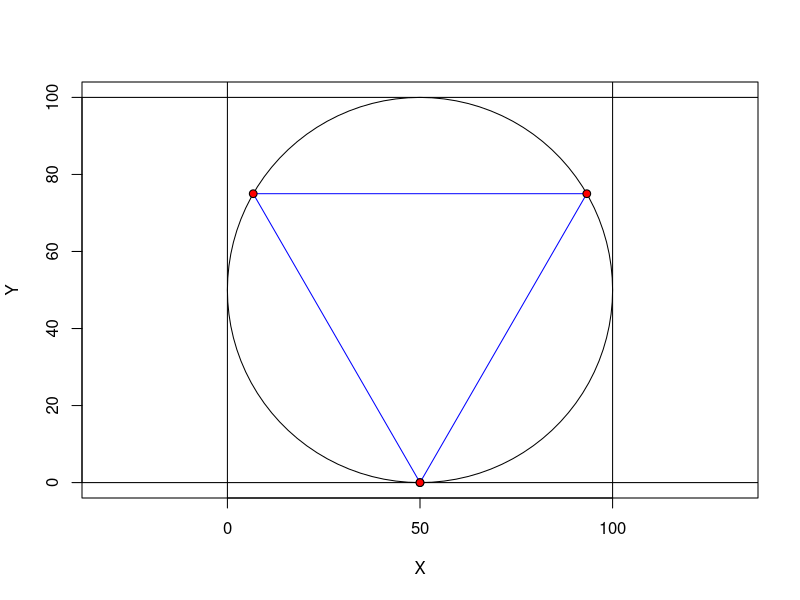
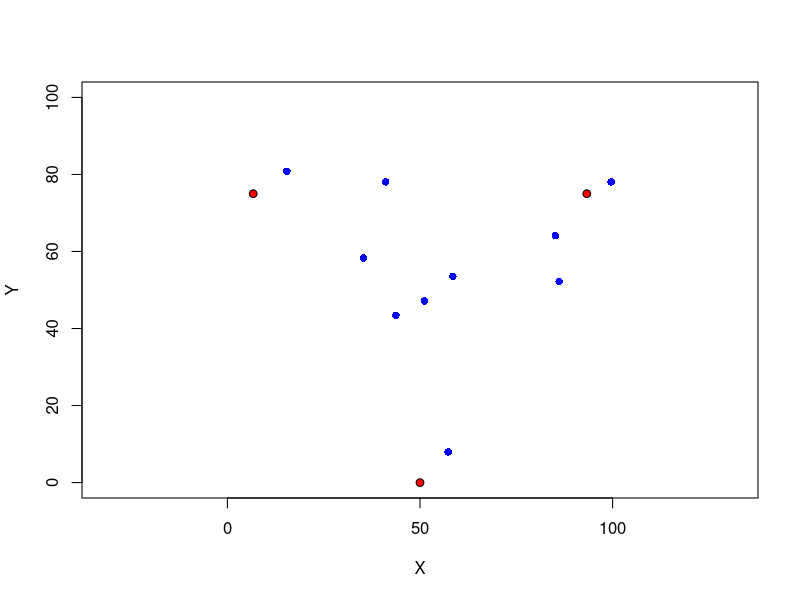
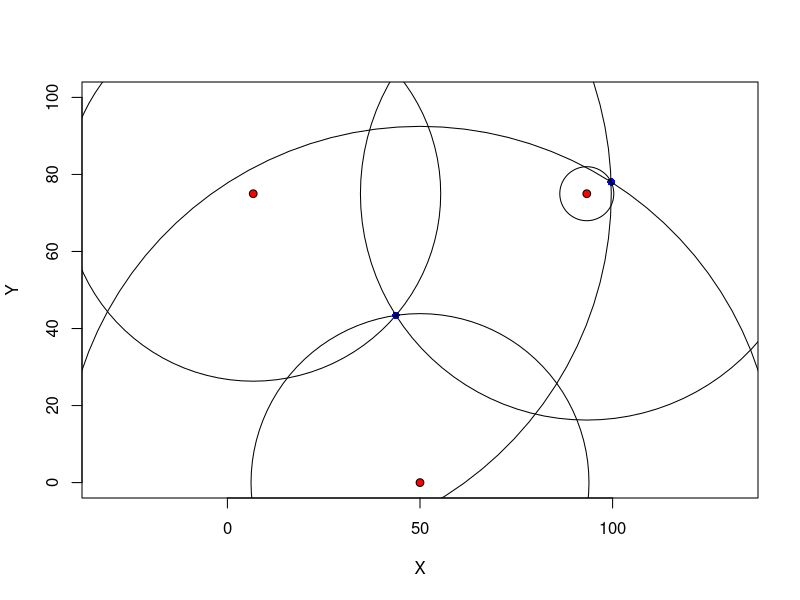
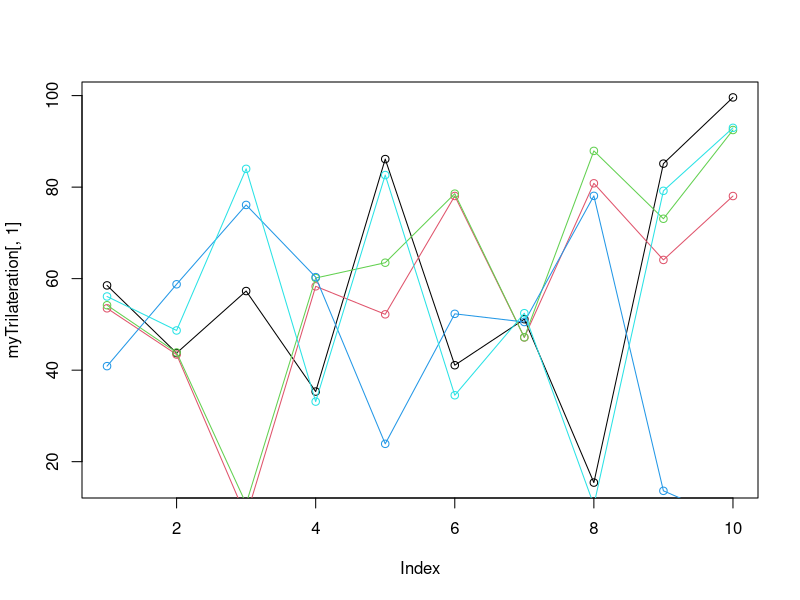

Source code (R) for these figures, in order:
library(plotrix)

plot(x=NULL, y=NULL, xlim=c(0,100), ylim=c(0,100), asp = 1,
     xlab='X', ylab='Y')
draw.circle(x = 50, y = 50, radius = 50)
abline(h=0)
abline(h=100)
abline(v=0)
abline(v=100)

# Draw point
draw.circle(x = 50, y = 0, radius = 1, lwd = 1, col="red")

# Triangle points:
myTri <- data.frame(id=1, x=50, y=0)
myTri <- rbind(myTri, c(2, 25*(2+sqrt(3)), tan(pi/3)*((25*(2+sqrt(3)))-50)))
myTri <- rbind(myTri, c(3, -25*(sqrt(3)-2), tan(-pi/3)*((-25*(sqrt(3)-2))-50)))
polygon(myTri[,2], myTri[,3], border="blue")

# abline(a=tan(pi/3)*(-50), tan(pi/3))


# Draw point
draw.circle(x = 50, y = 0, radius = 1, lwd = 1, col="red")
draw.circle(x = 25*(2+sqrt(3)), y = tan(pi/3)*((25*(2+sqrt(3)))-50), radius = 1, lwd = 1, col="red")
draw.circle(x = -25*(sqrt(3)-2), y = tan(-pi/3)*((-25*(sqrt(3)-2))-50), radius = 1, lwd = 1, col="red")


# 2D Examples:
  # Distance function:
  myDist <- function(x, y) {
    # x and y must be 2D points -- (x,y) tuples i.e.: x <- c(1,2) y <- c(3,4)
    d <- sqrt((x[[1]]-y[[1]])^2+(x[[2]]-y[[2]])^2)
    return(d)
  }

  # 10 Random Points (seed ensures reproducibility):
  set.seed(1729)
  myPoints <- data.frame(x = runif(n = 10, min = 0, max = 100),
                    y = runif(n = 10, min = 0, max = 100))
  myPoints

  #    x        y
  # 1  58.52396 53.516719
  # 2  43.73940 43.418684
  # 3  57.28944  7.950161
  # 4  35.32139 58.321179
  # 5  86.12714 52.201894
  # 6  41.08036 78.065907
  # 7  51.14533 47.157734
  # 8  15.42852 80.836340
  # 9  85.13531 64.090063
  # 10 99.60833 78.055071
  
  myTrilat <- data.frame(d1=NULL, d2=NULL, d3=NULL)
  for(i in 1:nrow(myPoints)) {
    myTrilat[i, 'd1'] <- myDist(c(myPoints[i,'x'], myPoints[i, 'y']), c(myTri[1,'x'], myTri[1,'y']))
    myTrilat[i, 'd2'] <- myDist(c(myPoints[i,'x'], myPoints[i, 'y']), c(myTri[2,'x'], myTri[2,'y']))
    myTrilat[i, 'd3'] <- myDist(c(myPoints[i,'x'], myPoints[i, 'y']), c(myTri[3,'x'], myTri[3,'y']))
  }
   
  myTrilateration <- cbind(myPoints, myTrilat)
  myTrilateration
  
  plot(x=NULL, y=NULL, xlim=c(0,100), ylim=c(0,100), asp = 1,
       xlab='X', ylab='Y')
  points(myTrilateration$x, myTrilateration$y, col="blue", pch=16, asp=1)
  
  draw.circle(x = myTri[1,'x'], y = myTri[1,'y'], radius = 1, lwd = 1, col="red")
  draw.circle(x = myTri[2,'x'], y = myTri[2,'y'], radius = 1, lwd = 1, col="red")
  draw.circle(x = myTri[3,'x'], y = myTri[3,'y'], radius = 1, lwd = 1, col="red")


# Arcs around two points:
  
  plot(x=NULL, y=NULL, xlim=c(0,100), ylim=c(0,100), asp = 1,
       xlab='X', ylab='Y')
  points(myTrilateration[c(2,10),'x'], myTrilateration[c(2,10),'y'], col="blue", pch=16, asp=1)
  draw.circle(x = myTri[1,'x'], y = myTri[1,'y'], radius = 1, lwd = 1, col="red")
  draw.circle(x = myTri[2,'x'], y = myTri[2,'y'], radius = 1, lwd = 1, col="red")
  draw.circle(x = myTri[3,'x'], y = myTri[3,'y'], radius = 1, lwd = 1, col="red")
  
  draw.circle(x=myTri[1,'x'], y=myTri[1,'y'], radius=myTrilateration[2,'d1'])
  draw.circle(x=myTri[1,'x'], y=myTri[1,'y'], radius=myTrilateration[10,'d1'])

  draw.circle(x=myTri[2,'x'], y=myTri[2,'y'], radius=myTrilateration[2,'d2'])
  draw.circle(x=myTri[2,'x'], y=myTri[2,'y'], radius=myTrilateration[10,'d2'])

  draw.circle(x=myTri[3,'x'], y=myTri[3,'y'], radius=myTrilateration[2,'d3'])
  draw.circle(x=myTri[3,'x'], y=myTri[3,'y'], radius=myTrilateration[10,'d3'])
  

# Plotting things...
  
  plot(myTrilateration[,1])
  lines(myTrilateration[,1])
  points(myTrilateration[,2], col=2)
  lines(myTrilateration[,2], col=2)
  points(myTrilateration[,3], col=3)
  lines(myTrilateration[,3], col=3)
  points(myTrilateration[,4], col=4)
  lines(myTrilateration[,4], col=4)
  points(myTrilateration[,5], col=5)
  lines(myTrilateration[,5], col=5)
  
